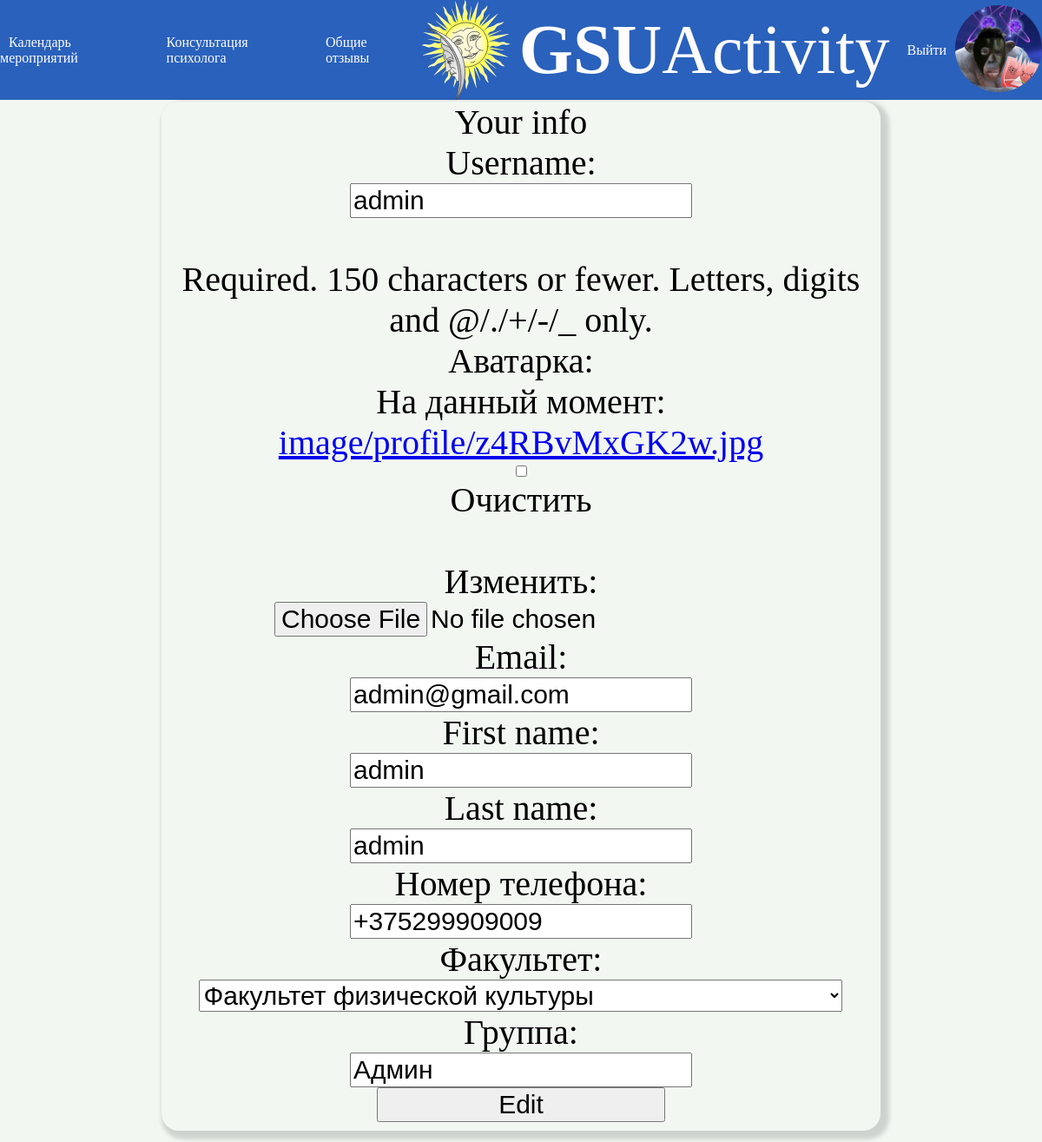
Page /profile/change (signed in) on the earlier database version.
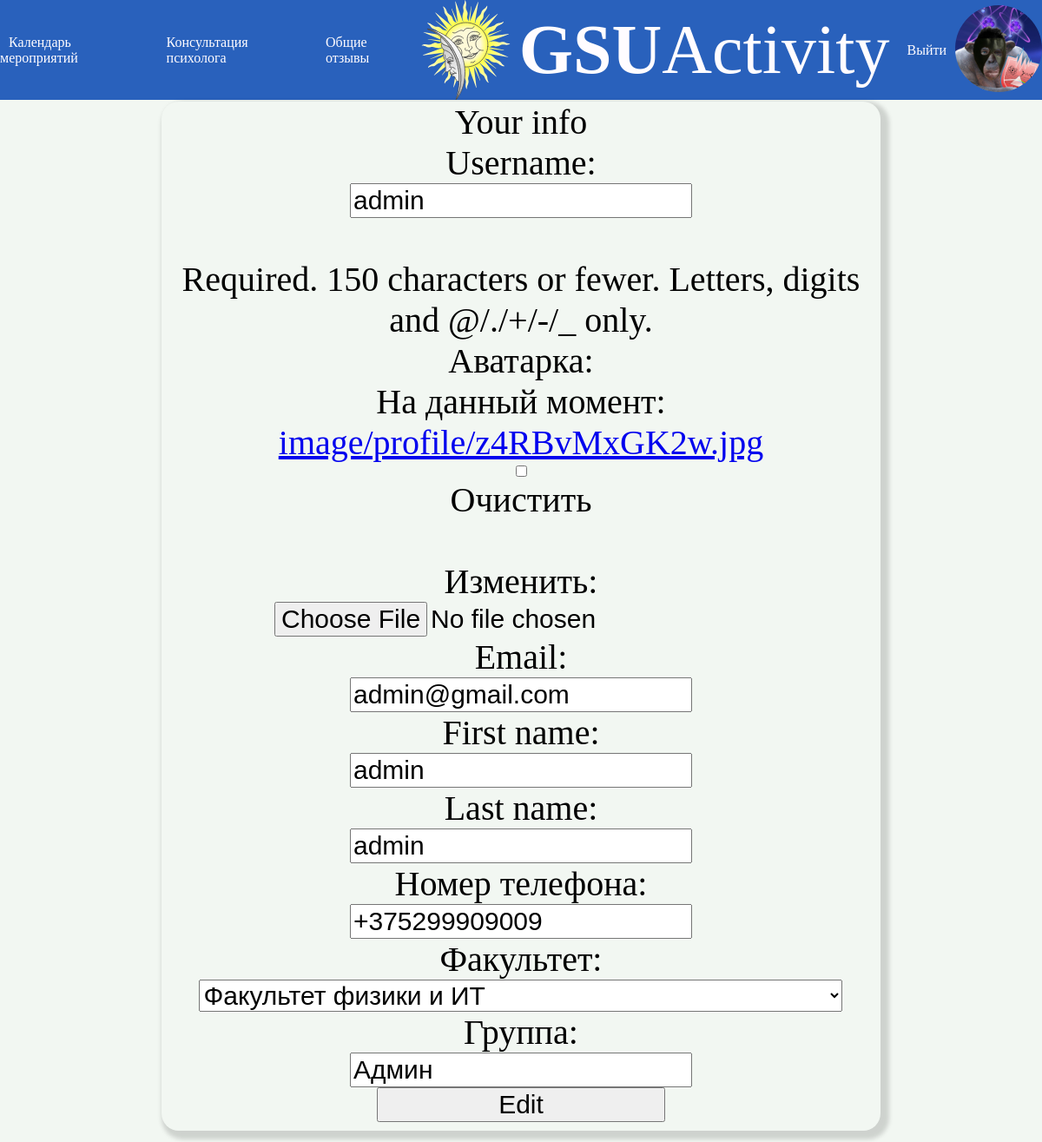
Same page on the later database version.
### news/models.py (models this page shows)
class AdvUser(AbstractUser):
    fac = (
        ('bio','Биологический факультет'),
        ('geo','Геолого-географический факультет'),
        ('ist','Факультет истории и межкультурных коммуникаций'),
        ('in','Факультет иностранных языков'),
        ('mat','Факультет математитики и ТП'),
        ('psi','Факультет психологии и педагогики'),
        ('fiz','Факультет физики и ИТ'),
        ('ffk','Факультет физической культуры'),
        ('fil','Филологический факультет'),
        ('eko','Экономический факультет'),
        ('yr','Юридичесий факультет'),
        )
    is_activated = models.BooleanField(default=True, db_index=True,verbose_name='Прошел активацию')
    avatar = models.ImageField(null=True, blank=True, upload_to="image/profile/",verbose_name='Аватарка')
    phone_num = models.CharField(unique = True, null = True, blank = False, max_length=13,verbose_name='Номер телефона')
    faculty = models.CharField(null = True, blank =False,choices=fac,max_length=50,verbose_name='Факультет')
    group = models.CharField(null = True, blank = False,max_length=10,verbose_name='Группа')
    class Meta(AbstractUser.Meta):
        pass

### news/views.py (the view)
# urls.py: path('profile/change', ChangeUserInfoView.as_view(), name='profile_change'),
class ChangeUserInfoView(SuccessMessageMixin, LoginRequiredMixin, UpdateView):
    model = AdvUser
    template_name = 'news/change_user_info.html'
    form_class = ChangeUserInfoForm
    success_url = reverse_lazy('news:profile')
    success_message = 'Info changed'
    def dispatch(self, request, *args, **kwargs):
        self.user_id = request.user.pk
        return super().dispatch(request, *args, **kwargs)
    def get_object(self, queryset=None):
        if not queryset:
            queryset = self.get_queryset()
        return get_object_or_404(queryset, pk=self.user_id)

### news/forms.py
class ChangeUserInfoForm(forms.ModelForm):
    email = forms.EmailField(required=True, label='Email')
    class Meta:
        model = AdvUser
        fields = ('username', 'avatar', 'email', 'first_name', 'last_name','phone_num','faculty','group')

### news/templates/news/change_user_info.html (shortened to what this page needs)
{% extends "layout/basic.html" %}
{% load bootstrap4 %}
{% block content %}
<div class="profile">
	Your info
	<form method="post" enctype="multipart/form-data">
	{{ form }}
	<button type="submit">Edit</button>
	</form>
</div>
{% endblock %}

### news/templates/layout/basic.html (shortened to what this page needs)
{% load static %}
<!DOCTYPE html>
<html>
<head>
	<link rel="stylesheet" type="text/css" href="{% static 'news/style.css' %}">
</head>
<body>
	<header>
		<nav class="nav">
			<div class="dropdown">
				<a href="{% url 'news:index' %}"  class="link dropdtn">Календарь мероприятий</a>
			</div>
			<a href="{% url 'news:consult' %}"  class="link">Консультация психолога</a>
			<a href="{% url 'news:otz' %}"  class="link">Общие отзывы</a>
  		</nav>
  		<div class="logo ">
  			<img src="\static\news\logo.svg"><a href="{% url 'news:index' %} " class="logo_link"><strong>GSU</strong>Activity</a>
  		</div>
     	<div class="log">
     		{% if user.is_authenticated %}
     			<a href="{% url 'news:logout' %}" class="link">Выйти</a>
				<a href="{% url 'news:profile' %}">
					{% if user.avatar %}
      					<img class="avatar" src="{{ user.avatar.url }}">
    				{% else %}
      					<img class="avatar" src="\static\news\user.png">
    				{% endif %}
			    </a>
			{% else %}
				<a href="{% url 'news:login' %}" class="link">Войти</a>
				<a href="{% url 'news:register' %}" class="link">Регистрация</a>
			{% endif %}
		</div>
	</header>
	<section>
		{% block content %}
		{% endblock %}
	</section>
</body>
</html>

Differences in the rows shown:
changed AdvUser "admin": faculty "Факультет физической культуры" → "Факультет физики и ИТ"
